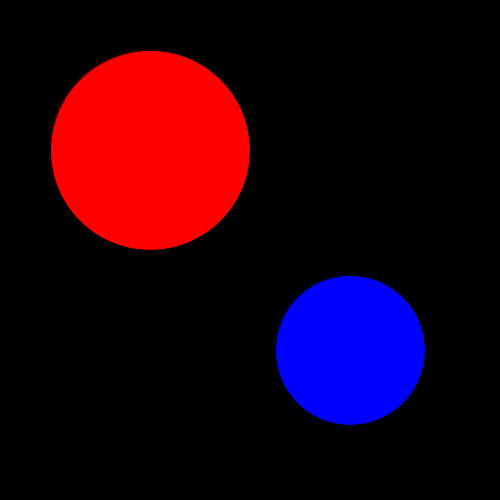
Frame 1 (no input)
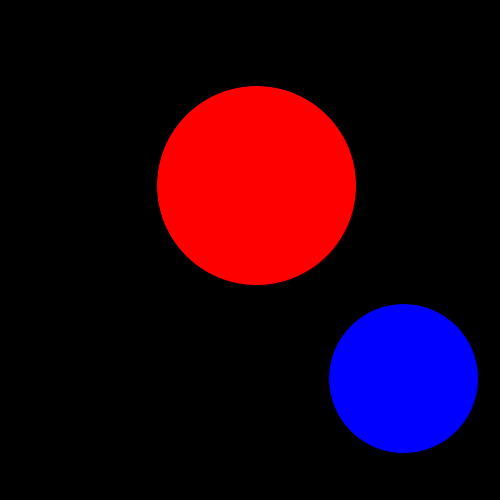
Frame 60 (the mouse pressed at the canvas centre just before this capture)
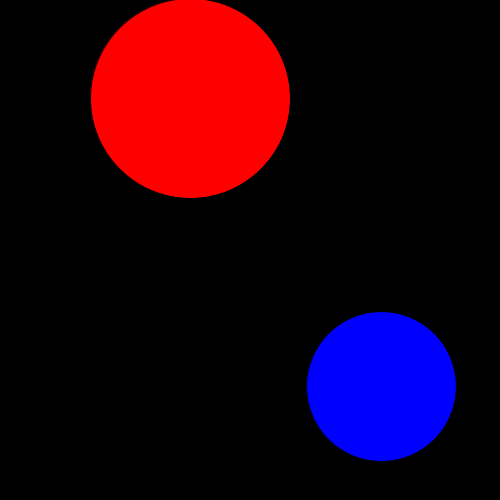
Frame 120 (the mouse held since frame 60 and released just before this capture)

The Processing sketch that drew these frames (run headless with seeded random() and noise(); from frame 60 on, the mouse is pressed at the canvas centre):

// Processing sketch: RedAndBlueNew
// ── RedAndBlueNew.pde
// Declare both global variables
Ball red;
Ball blue;

void setup() {
  size(500, 500);
  // Set first ball's values
  red = new Ball(150, 150, 100, 4, 2);
  red.setColor(255, 0, 0);
  // Set second ball's values
  blue = new Ball(350, 350, 75, 1, 5);
  blue.setColor(0, 0, 255);
}

void draw() {
  // Clear canvas
  background(0);
  // Draw circles
  red.draw();
  blue.draw();
  // Bounce off each other
  red.bounceOff(blue);
  // Bounce off boundaries
  red.bounceOffBoundary();
  blue.bounceOffBoundary();
  // Move circles
  red.move();
  blue.move();
  // Speed up
  red.increaseSpeed();
  blue.increaseSpeed();
}

class Ball {
  // Member Variables
  float x;
  float y;
  int radius;
  float dx;
  float dy;
  int r;
  int g;
  int b;
  // Constructor
  Ball(int inputX, int inputY, int inputRadius, int inputDX, int inputDY) {
    x = inputX;
    y = inputY;
    radius = inputRadius;
    dx = inputDX;
    dy = inputDY;
    // Default color is black
    r = 0;
    g = 0;
    b = 0;
  }
  // Methods
  void setColor(int inputR, int inputG, int inputB) {
    r = inputR;
    g = inputG;
    b = inputB;
  }
  void draw() {
    fill(r, g, b);
    ellipse(x, y, 2 * radius, 2 * radius);
  }
  void move() {
    x += dx;
    y += dy;
  }
  void bounceOffBoundary() {
    if(x - radius < 0 || x + radius > 500) {
      dx *= -1;
    }
    if(y - radius < 0 || y + radius > 500) {
      dy *= -1;
    }
  }
  void increaseSpeed() {
    dx *= 1.01;
    dy *= 1.01;
  }
  void bounceOff(Ball other) {
    float diffOfTwoX = x - other.x;
    float diffOfTwoY = y - other.y;
    float dist = dist(x, y, other.x, other.y);
    if(dist < radius + other.radius && dist != 0) {
      dx = diffOfTwoX / dist;
      dy = diffOfTwoY / dist;
      other.dx = -diffOfTwoX / dist;
      other.dy = -diffOfTwoY / dist;
    }
  }
}
